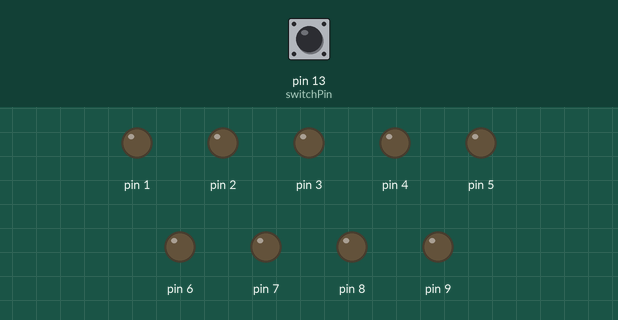
The sketch below on a simulated Arduino Uno, built with avr-gcc and run on an emulated ATmega328P. Parts: output pins drawn as LEDs (lit = HIGH). The inputs (shaded band) are chosen by the test bench; at power-on: pin 13 (switchPin) LOW.

Above: at 1.2 s.
1.3 s: pin 13 (switchPin) pulled HIGH for 0.15 s
At 3.85 s:
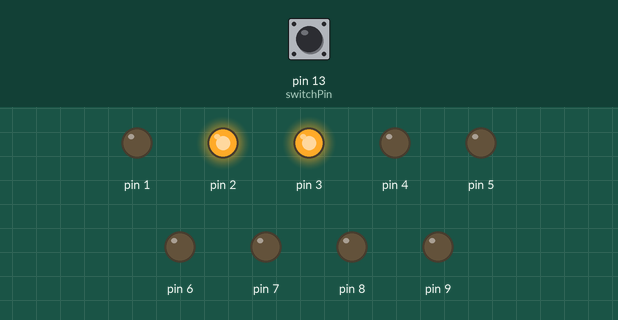
4.4 s: pin 13 (switchPin) pulled HIGH for 1 s
At 5.6 s:
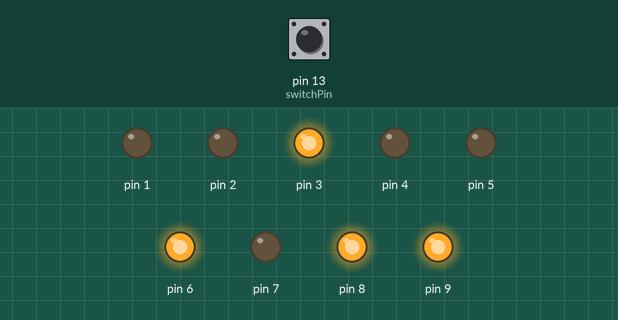
7.4 s: pin 13 (switchPin) pulled HIGH for 3.2 s
At 8.8 s:
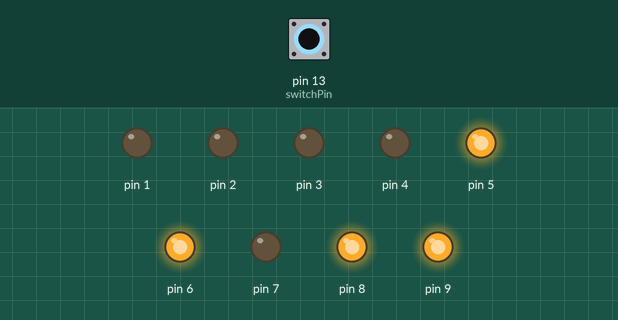
12.1 s: pin 13 (switchPin) pulled HIGH for 0.15 s
At 13.1 s:
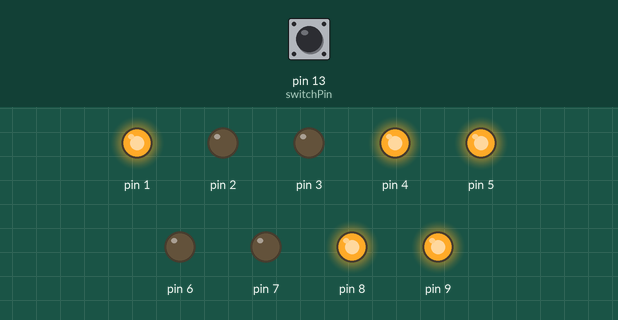
15.1 s: pin 13 (switchPin) pulled HIGH for 1 s
At 16.3 s:
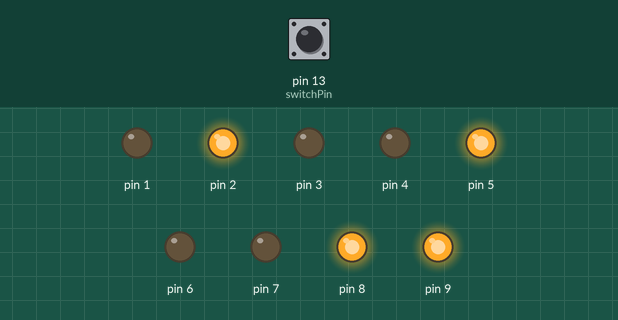
18.1 s: pin 13 (switchPin) pulled HIGH for 3.2 s
At 23.1 s:
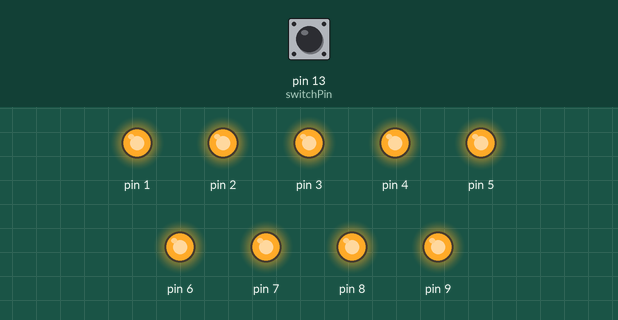
Timing chart, 0 to 23.8 s (numbered marks = the images above; inputs shaded):
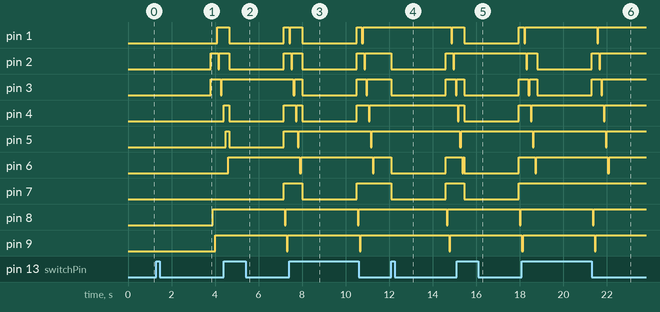

The sketch:

foosball_table_scorekeeper.ino
```cpp
int switchPin = 13;
int val = 0;
int counter = 0;
int currentState = 0;
int previousState = 0;

void setup() {
  pinMode(1, OUTPUT); pinMode(2, OUTPUT); pinMode(3, OUTPUT); pinMode(4, OUTPUT); pinMode(5, OUTPUT); pinMode(6, OUTPUT); pinMode(7, OUTPUT); pinMode(8, OUTPUT); pinMode(9, OUTPUT);
  pinMode(switchPin, INPUT);
}

void loop() {
 val = digitalRead(switchPin);
 if (val == HIGH) {
   currentState = currentState + 1;
   Serial.println(counter);
 if(currentState != previousState){
   if(currentState == 1){
     digitalWrite(2, LOW); digitalWrite(3, LOW); delay(2500);
     digitalWrite(2, HIGH); digitalWrite(3, HIGH); delay(50);
   }
   if(currentState == 2){
     digitalWrite(1, LOW); digitalWrite(2, LOW); digitalWrite(4, LOW); digitalWrite(5, LOW); digitalWrite(7, LOW); delay(2500);
     digitalWrite(1, HIGH); digitalWrite(2, HIGH); digitalWrite(4, HIGH); digitalWrite(5, HIGH); digitalWrite(7, HIGH); delay(50);
   }
   if(currentState == 3){
     digitalWrite(1, LOW); digitalWrite(2, LOW); digitalWrite(3, LOW); digitalWrite(4, LOW); digitalWrite(7, LOW); delay(2500);
     digitalWrite(1, HIGH); digitalWrite(2, HIGH); digitalWrite(3, HIGH); digitalWrite(4, HIGH); digitalWrite(7, HIGH); delay(50);
   }
   if(currentState == 4){
     digitalWrite(2, LOW); digitalWrite(3, LOW); digitalWrite(6, LOW); digitalWrite(7, LOW); delay(2500);
     digitalWrite(2, HIGH); digitalWrite(3, HIGH); digitalWrite(6, HIGH); digitalWrite(7, HIGH); delay(50);
   }
   if(currentState == 5){
     digitalWrite(1, LOW); digitalWrite(3, LOW); digitalWrite(4, LOW); digitalWrite(6, LOW); digitalWrite(7, LOW); delay(2500);
     digitalWrite(1, HIGH); digitalWrite(3, HIGH); digitalWrite(4, HIGH); digitalWrite(6, HIGH); digitalWrite(7, HIGH); delay(50);
   }
   if(currentState == 6){
     //digitalWrite(1, LOW); digitalWrite(2, LOW); digitalWrite(3, LOW); digitalWrite(4, LOW); digitalWrite(5, LOW); digitalWrite(6, LOW); digitalWrite(7, LOW); delay(100);
     //digitalWrite(1, HIGH); digitalWrite(2, HIGH); digitalWrite(3, HIGH); digitalWrite(4, HIGH); digitalWrite(5, HIGH); digitalWrite(6, HIGH); digitalWrite(7, HIGH); delay(100);
     currentState = 0;
     }
   else {
      digitalWrite(8, LOW); delay(50); digitalWrite(8, HIGH); delay(50);
      digitalWrite(9, LOW); delay(50); digitalWrite(9, HIGH); delay(50);
      digitalWrite(1, LOW); delay(50); digitalWrite(1, HIGH); delay(50);
      digitalWrite(2, LOW); delay(50); digitalWrite(2, HIGH); delay(50);
      digitalWrite(3, LOW); delay(50); digitalWrite(3, HIGH); delay(50);
      digitalWrite(4, LOW); delay(50); digitalWrite(4, HIGH); delay(50);
      digitalWrite(5, LOW); delay(50); digitalWrite(5, HIGH); delay(50);
      digitalWrite(6, LOW); delay(50); digitalWrite(6, HIGH); delay(50);
   }
  }
 }
}
```

Measured:
- after the input at 1.3 s, pin 1: LOW → HIGH after 2.8 s; pin 2: LOW → HIGH after 2.5 s, → LOW 0.35 s later, → HIGH 0.05 s later; pin 3: LOW → HIGH after 2.5 s, → LOW 0.45 s later, → HIGH 0.05 s later; pin 8: LOW → HIGH after 2.6 s; pin 9: LOW → HIGH after 2.7 s
- after the input at 4.4 s, pin 1, pin 2: HIGH → LOW after 0.25 s, → HIGH 2.5 s later; pin 7: LOW → HIGH after 2.8 s; pin 8: HIGH → LOW after 2.8 s, → HIGH 0.05 s later; pin 9: HIGH → LOW after 2.9 s, → HIGH 0.05 s later
- after the input at 7.4 s, pin 7: HIGH → LOW after 0.60 s, → HIGH 2.5 s later; pin 8: HIGH → LOW after 3.2 s, → HIGH 0.05 s later; pin 9: HIGH → LOW after 3.3 s, → HIGH 0.05 s later
- after the input at 12.1 s, pin 1: HIGH → LOW after 2.8 s, → HIGH 0.05 s later; pin 2: HIGH → LOW at once, → HIGH 2.5 s later, → LOW 0.35 s later, → HIGH 0.05 s later; pin 3: HIGH → LOW at once, → HIGH 2.5 s later, → LOW 0.45 s later; pin 6, pin 7: HIGH → LOW at once, → HIGH 2.5 s later; pin 8: HIGH → LOW after 2.6 s, → HIGH 0.05 s later
- after the input at 15.1 s, pin 1, pin 7: HIGH → LOW after 0.35 s, → HIGH 2.5 s later; pin 8: HIGH → LOW after 2.9 s, → HIGH 0.05 s later
- after the input at 18.1 s, pin 8: HIGH → LOW after 3.3 s, → HIGH 0.05 s later
- by itself, pin 4–6: alternates HIGH for 3.3 s and LOW for 0.05 s
